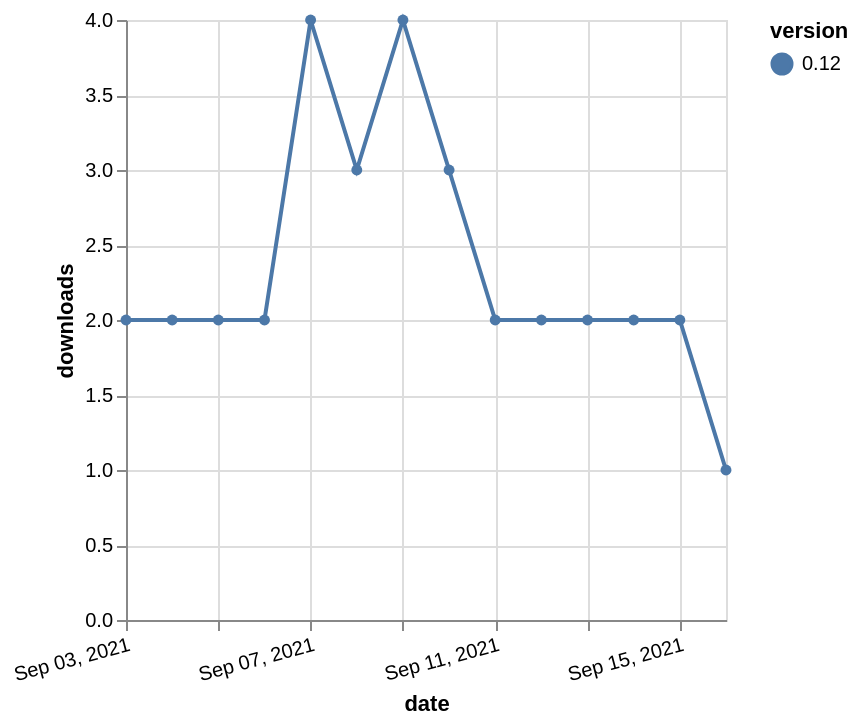

This figure's Vega-Lite source:
### Vega-Lite specification from a JSON file in a GitHub repository (floating-point values rounded to 4 significant figures)
{"$schema": "https://vega.github.io/schema/vega-lite/v5.json", "description": "A simple bar chart with embedded data.", "data": {"values": [{"date": "2021-09-03", "total": 2459, "delta": 2, "version": "0.12"}, {"date": "2021-09-04", "total": 2461, "delta": 2, "version": "0.12"}, {"date": "2021-09-05", "total": 2463, "delta": 2, "version": "0.12"}, {"date": "2021-09-06", "total": 2465, "delta": 2, "version": "0.12"}, {"date": "2021-09-07", "total": 2469, "delta": 4, "version": "0.12"}, {"date": "2021-09-08", "total": 2472, "delta": 3, "version": "0.12"}, {"date": "2021-09-09", "total": 2476, "delta": 4, "version": "0.12"}, {"date": "2021-09-10", "total": 2479, "delta": 3, "version": "0.12"}, {"date": "2021-09-11", "total": 2481, "delta": 2, "version": "0.12"}, {"date": "2021-09-12", "total": 2483, "delta": 2, "version": "0.12"}, {"date": "2021-09-13", "total": 2485, "delta": 2, "version": "0.12"}, {"date": "2021-09-14", "total": 2487, "delta": 2, "version": "0.12"}, {"date": "2021-09-15", "total": 2489, "delta": 2, "version": "0.12"}, {"date": "2021-09-16", "total": 2490, "delta": 1, "version": "0.12"}]}, "width": "container", "mark": {"type": "line", "point": {"filled": true}}, "encoding": {"x": {"field": "date", "type": "temporal", "timeUnit": "yearmonthdate", "title": "date", "axis": {"labelAngle": -15}}, "y": {"field": "delta", "type": "quantitative", "title": "downloads"}, "color": {"field": "version", "type": "nominal"}, "tooltip": {"field": "delta"}}}
